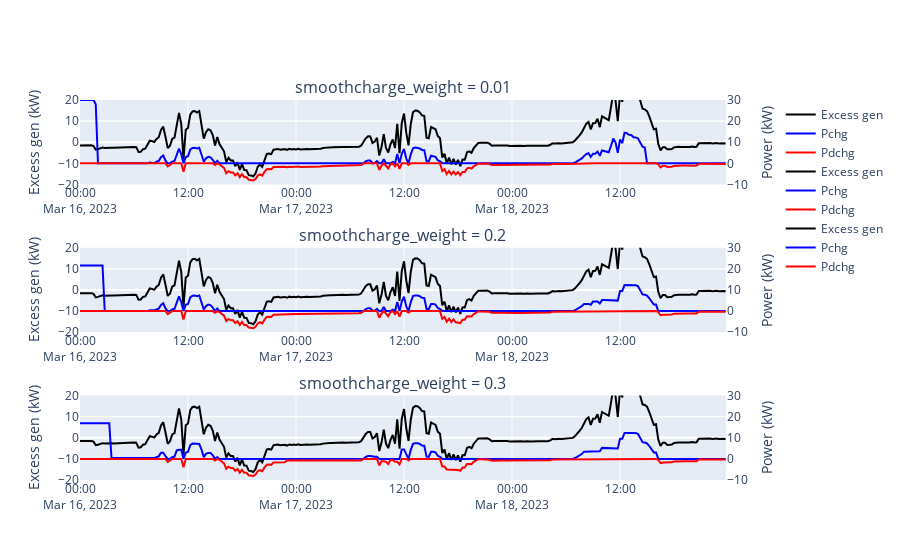

Write notebook code for a chart like this one.
### Markdown cell above
## plot solution

### Code cell
from plotly.subplots import make_subplots
import plotly.graph_objects as go
selected_weight = [0.01,0.2,0.3]
fig = make_subplots(rows=len(selected_weight), cols=1,subplot_titles=[f'smoothcharge_weight = {w}' for w in selected_weight],specs=[[{"secondary_y": True}] for e in selected_weight])
i = 1
for w in selected_weight :
    
    sol = pd.read_csv(f'pareto_solution/sol_Pchg_w_{w}.csv',parse_dates=['datetime'])
    excess_gen = sol['PARAM_PV'] - sol['PARAM_PL']
    fig.add_trace(
        go.Scatter(x=sol['datetime'], y=excess_gen, name = 'Excess gen',line={'color':'#000000'}),
        row=i, col=1
    )
   
    fig.add_trace(
        go.Scatter(x=sol['datetime'], y=sol['Pchg_1'], name = 'Pchg',mode='lines',line={'color':'#0000FF'}),
        row=i, col=1, secondary_y=True
    )
    fig.add_trace(
        go.Scatter(x=sol['datetime'], y=-sol['Pdchg_1'],name = 'Pdchg',mode='lines',line={'color':'#FF0000'}),
        row=i, col=1, secondary_y=True
    )
    fig.update_yaxes(title_text='Excess gen (kW)',row=i,col=1,range=[-20,20])

    fig.update_yaxes(title_text='Power (kW)',row=i,col=1,secondary_y=True,tickvals= [-10,0,10,20,30],range=[-10,30])
    
    i += 1
#fig.update_layout(height=1000, width=1500, title_text="",)    

fig.show()

### Figure 1 — Plotly figure (JSON) as saved in the notebook; plotly's stock layout.template omitted (floating-point values rounded to 4 significant figures; data arrays with more than 128 entries replaced by an {"elided": "..."} marker saying what was removed)
{"data": [{"line": {"color": "#000000"}, "name": "Excess gen", "type": "scatter", "x": {"elided": "288 str values"}, "xaxis": "x", "y": {"elided": "288 float values"}, "yaxis": "y"}, {"line": {"color": "#0000FF"}, "mode": "lines", "name": "Pchg", "type": "scatter", "x": {"elided": "288 str values"}, "xaxis": "x", "y": {"elided": "288 float values"}, "yaxis": "y2"}, {"line": {"color": "#FF0000"}, "mode": "lines", "name": "Pdchg", "type": "scatter", "x": {"elided": "288 str values"}, "xaxis": "x", "y": {"elided": "288 float values"}, "yaxis": "y2"}, {"line": {"color": "#000000"}, "name": "Excess gen", "type": "scatter", "x": {"elided": "288 str values"}, "xaxis": "x2", "y": {"elided": "288 float values"}, "yaxis": "y3"}, {"line": {"color": "#0000FF"}, "mode": "lines", "name": "Pchg", "type": "scatter", "x": {"elided": "288 str values"}, "xaxis": "x2", "y": {"elided": "288 float values"}, "yaxis": "y4"}, {"line": {"color": "#FF0000"}, "mode": "lines", "name": "Pdchg", "type": "scatter", "x": {"elided": "288 str values"}, "xaxis": "x2", "y": {"elided": "288 float values"}, "yaxis": "y4"}, {"line": {"color": "#000000"}, "name": "Excess gen", "type": "scatter", "x": {"elided": "288 str values"}, "xaxis": "x3", "y": {"elided": "288 float values"}, "yaxis": "y5"}, {"line": {"color": "#0000FF"}, "mode": "lines", "name": "Pchg", "type": "scatter", "x": {"elided": "288 str values"}, "xaxis": "x3", "y": {"elided": "288 float values"}, "yaxis": "y6"}, {"line": {"color": "#FF0000"}, "mode": "lines", "name": "Pdchg", "type": "scatter", "x": {"elided": "288 str values"}, "xaxis": "x3", "y": {"elided": "288 float values"}, "yaxis": "y6"}], "layout": {"annotations": [{"font": {"size": 16}, "showarrow": false, "text": "smoothcharge_weight = 0.01", "x": 0.47, "xanchor": "center", "xref": "paper", "y": 1, "yanchor": "bottom", "yref": "paper"}, {"font": {"size": 16}, "showarrow": false, "text": "smoothcharge_weight = 0.2", "x": 0.47, "xanchor": "center", "xref": "paper", "y": 0.6111, "yanchor": "bottom", "yref": "paper"}, {"font": {"size": 16}, "showarrow": false, "text": "smoothcharge_weight = 0.3", "x": 0.47, "xanchor": "center", "xref": "paper", "y": 0.2222, "yanchor": "bottom", "yref": "paper"}], "xaxis": {"anchor": "y", "domain": [0, 0.94]}, "xaxis2": {"anchor": "y3", "domain": [0, 0.94]}, "xaxis3": {"anchor": "y5", "domain": [0, 0.94]}, "yaxis": {"anchor": "x", "domain": [0.7778, 1], "range": [-20, 20], "title": {"text": "Excess gen (kW)"}}, "yaxis2": {"anchor": "x", "overlaying": "y", "range": [-10, 30], "side": "right", "tickvals": [-10, 0, 10, 20, 30], "title": {"text": "Power (kW)"}}, "yaxis3": {"anchor": "x2", "domain": [0.3889, 0.6111], "range": [-20, 20], "title": {"text": "Excess gen (kW)"}}, "yaxis4": {"anchor": "x2", "overlaying": "y3", "range": [-10, 30], "side": "right", "tickvals": [-10, 0, 10, 20, 30], "title": {"text": "Power (kW)"}}, "yaxis5": {"anchor": "x3", "domain": [0, 0.2222], "range": [-20, 20], "title": {"text": "Excess gen (kW)"}}, "yaxis6": {"anchor": "x3", "overlaying": "y5", "range": [-10, 30], "side": "right", "tickvals": [-10, 0, 10, 20, 30], "title": {"text": "Power (kW)"}}}}
